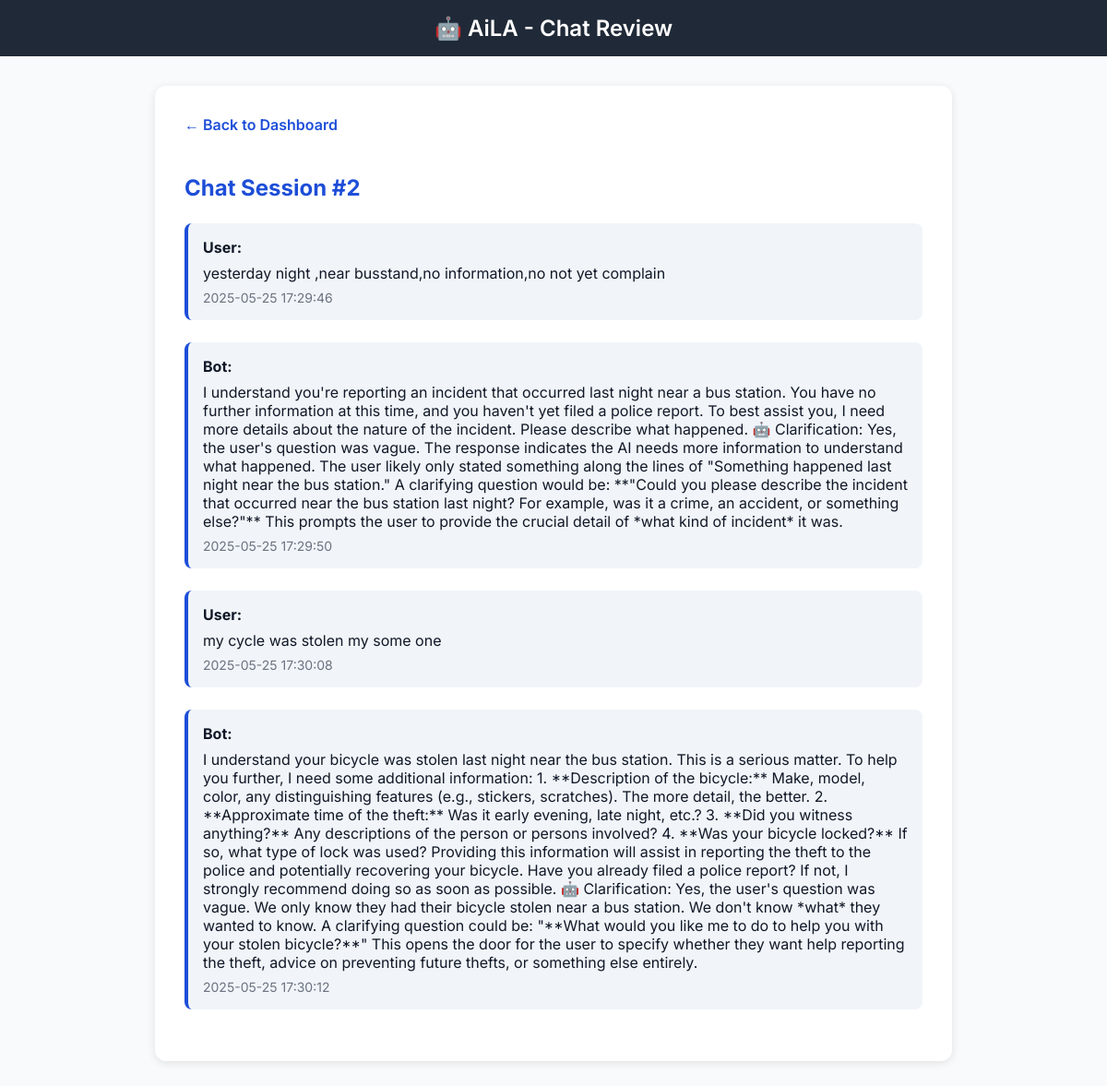
Page /view_chat/2 (signed in) on the committed database.
### tables this page shows
CREATE TABLE chat_history (
            id INTEGER PRIMARY KEY AUTOINCREMENT,
            chat_session_id INTEGER NOT NULL,
            role TEXT NOT NULL,
            content TEXT NOT NULL,
            timestamp DATETIME DEFAULT CURRENT_TIMESTAMP,
            FOREIGN KEY(chat_session_id) REFERENCES chat_sessions(id)
        );

### app.py (the view)
@app.route('/view_chat/<int:session_id>')
@login_required
def view_chat(session_id):
    user = get_user_by_id(session['user_id'])
    db = get_db()
    session_owner = db.execute(
        "SELECT user_id FROM chat_sessions WHERE id = ?",
        (session_id,)
    ).fetchone()
    if not session_owner or session_owner['user_id'] != user['id']:
        return "Unauthorized", 403
    history = db.execute(
        "SELECT role, content, timestamp FROM chat_history WHERE chat_session_id = ? ORDER BY id ASC",
        (session_id,)
    ).fetchall()
    return render_template('view_chat.html', history=history, username=user['username'], session_id=session_id)

### app.py (called while the page is built)
def get_db():
    db = getattr(g, '_database', None)
    if db is None:
        db = g._database = sqlite3.connect(DATABASE)
        db.row_factory = sqlite3.Row
    return db

@app.teardown_appcontext
def close_connection(exception):
    db = getattr(g, '_database', None)
    if db is not None:
        db.close()

def get_user_by_id(user_id):
    db = get_db()
    return db.execute("SELECT * FROM users WHERE id = ?", (user_id,)).fetchone()

def login_required(f):
    from functools import wraps
    @wraps(f)
    def decorated_function(*args, **kwargs):
        if 'user_id' not in session:
            return redirect(url_for('login'))
        return f(*args, **kwargs)
    return decorated_function

### templates/view_chat.html (shortened to what this page needs)
<!DOCTYPE html>
<html lang="en">
<head>
</head>
<body>
    <header>🤖 AiLA - Chat Review</header>
    <div class="container">
        <a href="{{ url_for('dashboard') }}" class="back-link">← Back to Dashboard</a>
        <h2>Chat Session #{{ session_id }}</h2>
        {% for message in history %}
        <div class="message">
            <strong>{{ message.role.title() }}:</strong>
            {{ message.content }}
            <span class="timestamp">{{ message.timestamp }}</span>
        </div>
        {% endfor %}
    </div>
</body>
</html>

### templates/view_chat.html (style rules this page uses)
body { margin: 0; font-family: 'Inter', sans-serif; background-color: #f9fafb; color: #111827; }
header { background-color: #1f2937; color: white; padding: 1rem; text-align: center; font-size: 1.5rem; font-weight: 600; }
.container { max-width: 800px; margin: 2rem auto; background-color: white; padding: 2rem; border-radius: 0.75rem; box-shadow: 0 2px 10px rgba(0,0,0,0.1); }
h2 { color: #1d4ed8; margin-bottom: 1.5rem; }
a.back-link { display: inline-block; margin-bottom: 1.5rem; color: #1d4ed8; text-decoration: none; font-weight: 600; }
.message { margin-bottom: 1.5rem; padding: 1rem; border-left: 4px solid #1d4ed8; background-color: #f1f5f9; border-radius: 0.5rem; }
.message strong { display: block; margin-bottom: 0.5rem; color: #111827; }
.timestamp { display: block; font-size: 0.875rem; color: #6b7280; margin-top: 0.5rem; }

### rows in the picture
chat_history: role "User", content "yesterday night ,near busstand,no information,no not yet complain", timestamp "2025-05-25 17:29:46"
chat_history: role "Bot", content "I understand you're reporting an incident that occurred last night near a bus station. You have no further information at this time, and you haven't yet filed a police report. To best assist you, I need more details about the nature of the incident. Please describe what happened. 🤖 Clarification: Yes, the user's question was vague. The response indicates the AI needs more information to understand what happened. The user likely only stated something along the lines of \"Something happened last night near the bus station.\" A clarifying question would be: **\"Could you please describe the incident that occurred near the bus station last night? For example, was it a crime, an accident, or…", timestamp "2025-05-25 17:29:50"
chat_history: role "User", content "my cycle was stolen my some one", timestamp "2025-05-25 17:30:08"
chat_history: role "Bot", content "I understand your bicycle was stolen last night near the bus station. This is a serious matter. To help you further, I need some additional information: 1. **Description of the bicycle:** Make, model, color, any distinguishing features (e.g., stickers, scratches). The more detail, the better. 2. **Approximate time of the theft:** Was it early evening, late night, etc.? 3. **Did you witness anything?** Any descriptions of the person or persons involved? 4. **Was your bicycle locked?** If so, what type of lock was used? Providing this information will assist in reporting the theft to the police and potentially recovering your bicycle. Have you already filed a police report? If not, I strongly…", timestamp "2025-05-25 17:30:12"

### other values in the picture
{{ session_id }} "2"
